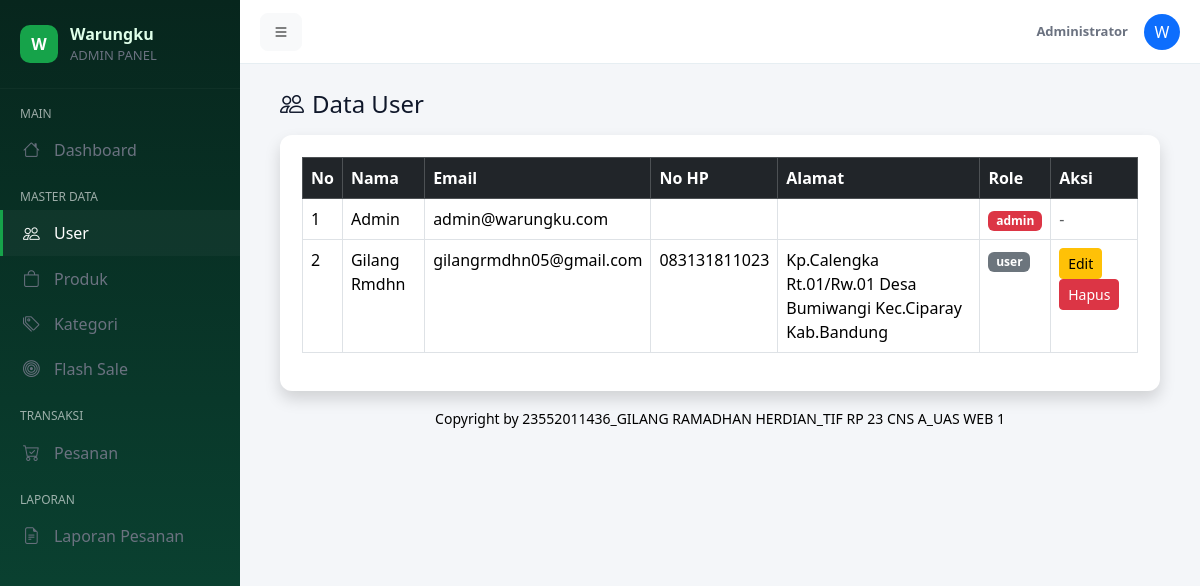
The page /admin/user.php (signed in) on the database its author committed.
### tables this page shows
CREATE TABLE `users` (
  `id_user` int(11) NOT NULL,
  `nama` varchar(100) DEFAULT NULL,
  `email` varchar(100) DEFAULT NULL,
  `no_hp` varchar(15) DEFAULT NULL,
  `alamat` text DEFAULT NULL,
  `kota` varchar(100) DEFAULT NULL,
  `kode_pos` varchar(10) DEFAULT NULL,
  `foto_profil` varchar(255) DEFAULT 'default.png',
  `password` varchar(255) DEFAULT NULL,
  `role` enum('admin','user') DEFAULT 'user',
  `created_at` timestamp NOT NULL DEFAULT current_timestamp(),
  `updated_at` timestamp NULL DEFAULT current_timestamp() ON UPDATE current_timestamp()
);

### admin/user.php (the view, shortened to what this page needs)
<?php
include "../config/database.php";
include "layout/header.php";
include "layout/sidebar.php";
$data = mysqli_query($conn,"SELECT * FROM users");
?>
<div class="container-fluid">
<h4 class="mb-3"><i class="bi bi-people me-2"></i>Data User</h4>
<div class="card shadow">
<div class="card-body">
<div class="table-responsive">
<table class="table table-bordered">
<thead class="table-dark">
<tr>
<th>No</th>
<th>Nama</th>
<th>Email</th>
<th>No HP</th>
<th>Alamat</th>
<th>Role</th>
<th>Aksi</th>
</tr>
</thead>
<tbody>
<?php $no=1; while($u=mysqli_fetch_assoc($data)){ ?>
<tr>
<td><?= $no++ ?></td>
<td><?= $u['nama'] ?></td>
<td><?= $u['email'] ?></td>
<td><?= $u['no_hp'] ?></td>
<td><?= $u['alamat'] ?></td>
<td>
<span class="badge <?= $u['role']=='admin'?'bg-danger':'bg-secondary' ?>">
<?= $u['role'] ?>
</span>
</td>
<td>
<?php if($u['role'] != 'admin'){ ?>
    <a href="edit_user.php?id=<?= $u['id_user'] ?>" class="btn btn-warning btn-sm">Edit</a>
    <form method="POST" style="display:inline-block;"
          onsubmit="return confirm('Yakin ingin hapus user ini?');">
        <button type="submit" name="hapus" class="btn btn-danger btn-sm">Hapus</button>
    </form>
<?php } else { ?>
    <span class="text-muted">-</span>
<?php } ?>
</td>
</tr>
<?php } ?>
</tbody>
</table>
</div>
</div>
</div>
<?php include "layout/footer.php"; ?>

### assets/css/admin.css (style rules this page uses)
:root { --accent:#16a34a; --accent-dark:#0b5d3d; --accent-light:#bbf7d0; --bg:#f4f6f9; --sidebar-bg-1:#07261d; --sidebar-bg-2:#0b4a37; --muted:#6b7280; }
body { background:var(--bg);font-family:'Segoe UI', 'Helvetica Neue', Arial, sans-serif;color:#0f172a }
.container-fluid { max-width:1200px }
.card { border-radius:12px }
.card { box-shadow:0 8px 24px rgba(2,6,23,0.06);border:none }
.card .card-body { padding:22px }

### rows shown on the page
users: nama "Admin", email "admin@warungku.com", role "admin"
users: nama "Gilang Rmdhn", email "gilangrmdhn05@gmail.com", no_hp "083131811023", alamat "Kp.Calengka Rt.01/Rw.01 Desa Bumiwangi Kec.Ciparay Kab.Bandung", role "user"
